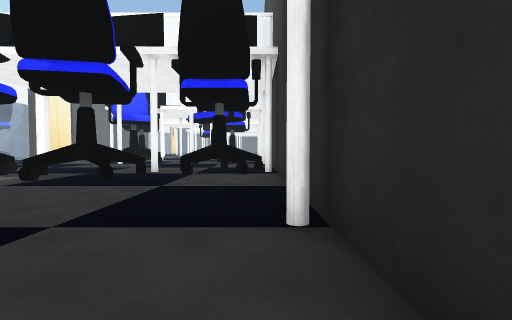
[1] (above)

24 first-person views from a walk through a Unity game level. The camera is 1.2 m above the floor, tilts 2° down and sees 85° across. The floor is counted in squares, 2 m on a side. Each view is taken from the middle of a square. On the plan, view 1 faces up. The plan holds only what a view shows up to about 9 squares ahead; the rest is blank. The place goes on beyond the plan. Some animated figures are not drawn.

[2]
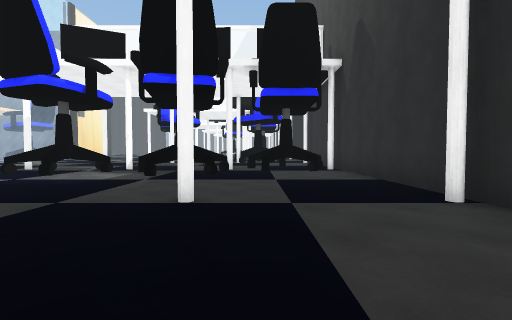

[3]
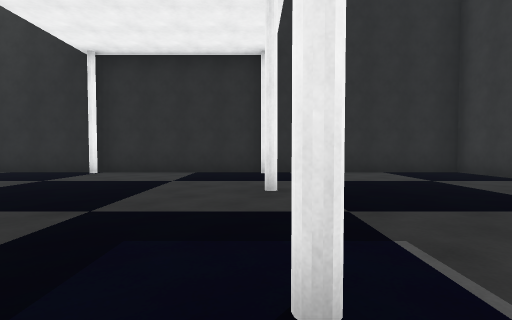

[4]
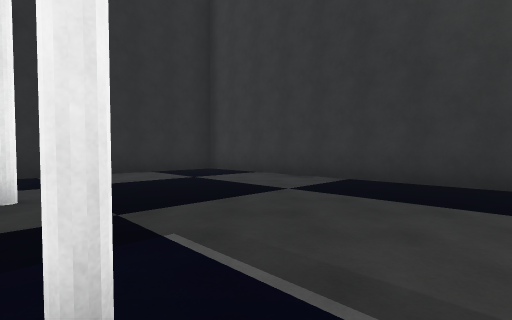

[5]
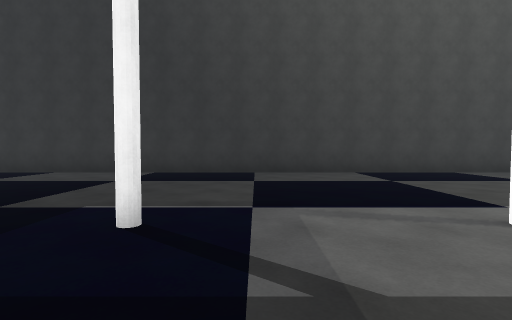

[6]
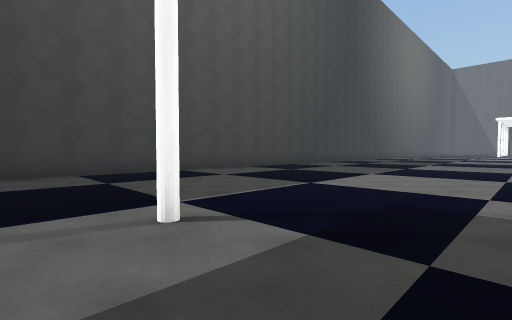

[7]
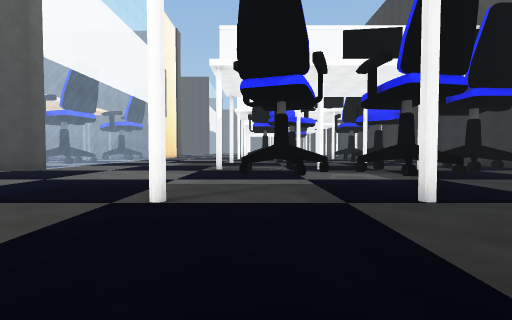

[8]
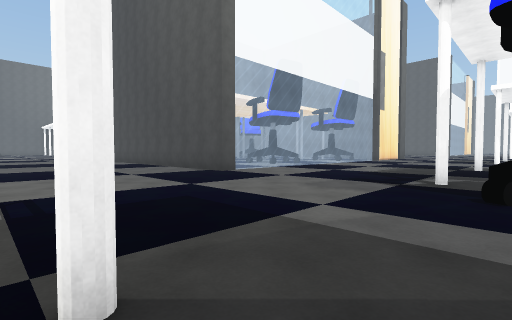

[9]
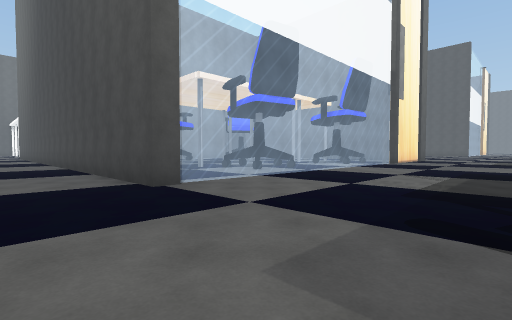

[10]
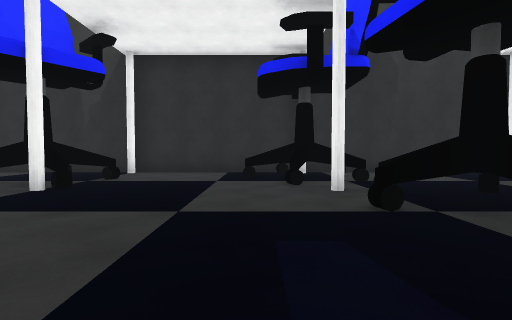

[11]
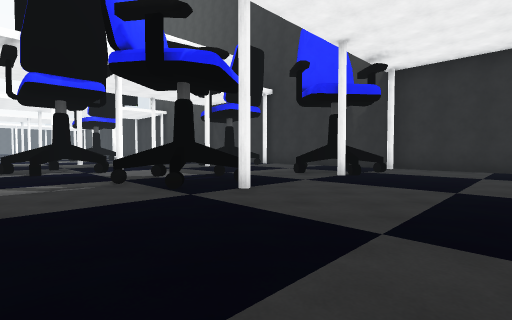

[12]
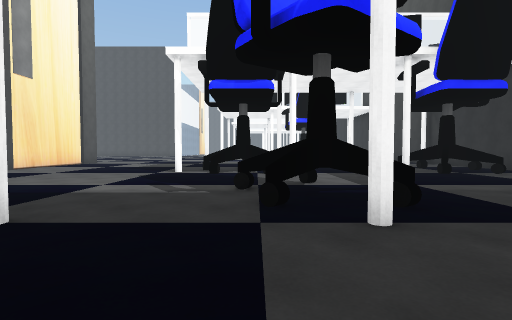

[13]
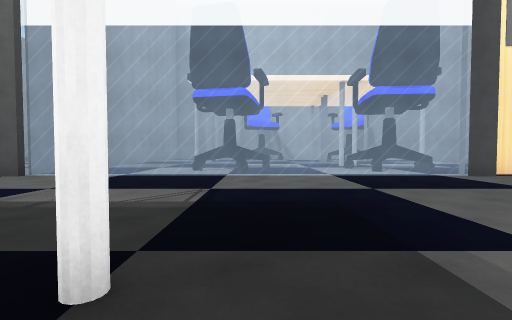

[14]
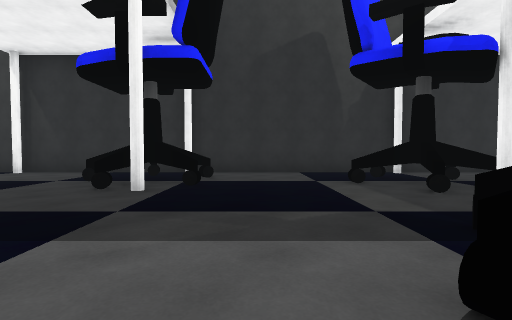

[15]
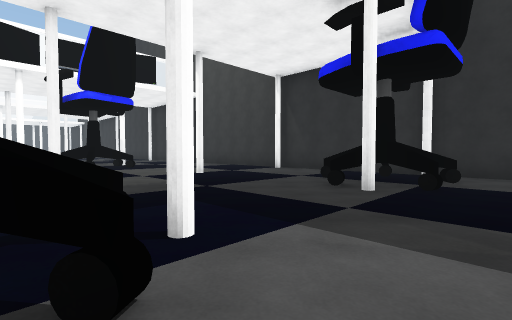

[16]
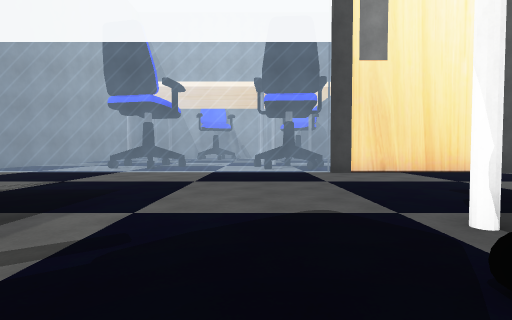

[17]
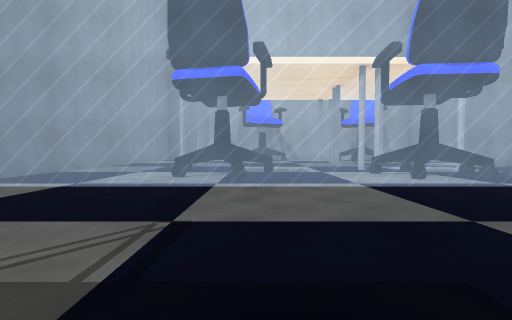

[18]
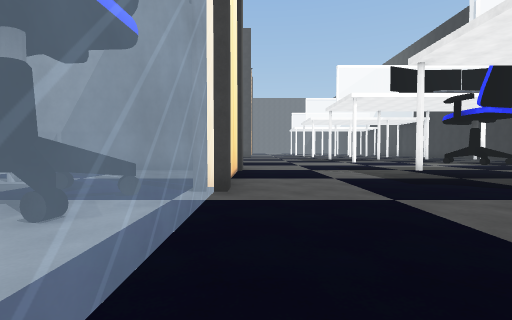

[19]
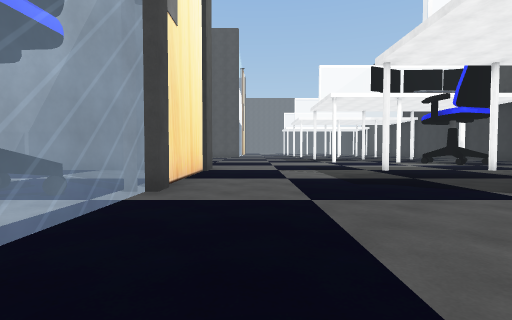

[20]
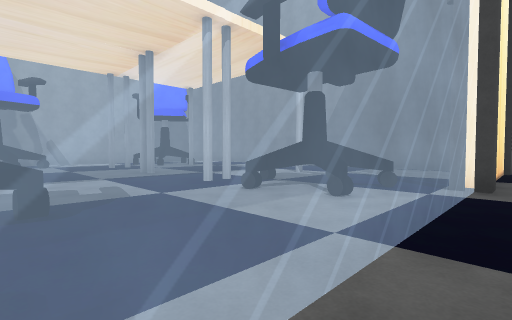

[21]
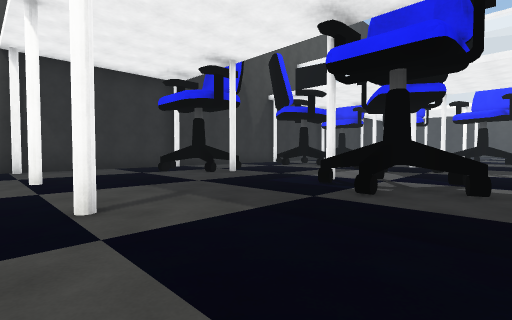

[22]
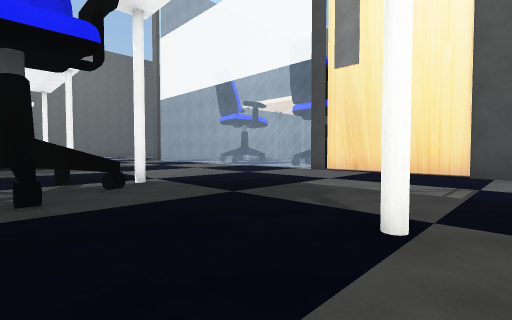

[23]
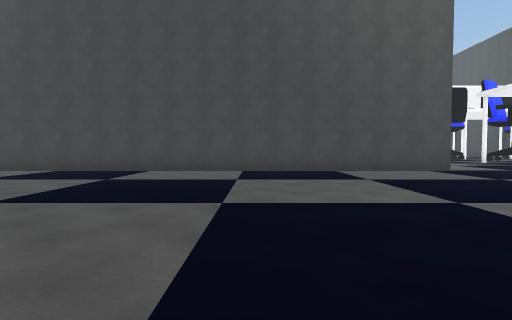

[24]
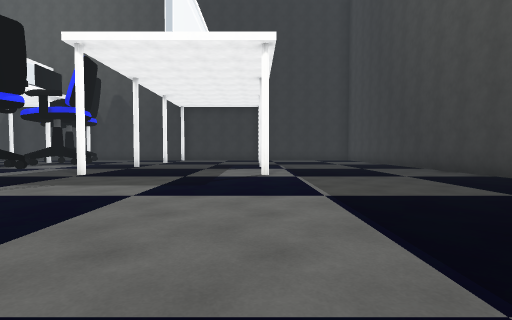

### Floor plan
Key: @ floor where view 1 was taken; # wall or solid block; x gap in a wall; . main floor; : floor 1 m higher than the main floor; = window, fence, low wall or low ledge; T thing the floor can be seen under or through.
Columns run from 27 left of view 1 to 1 right of it. Each row starts with its distance up from view 1.
 23       #######...............#
 22          ...#.....#..#..#...#
 21        .....#...............#
 20        .....#...............#
 19       ..#...#.......#....#..#
 18      .....TT=......###...##x#
 17      ...#xTT=......##....##.#
 16    .......T==...............#
 15   ..........=........:......#
 14   #=........=.......###..#..#
 13   #    ...##=.......##..###.#
 12         . ##=.....#.....#.#x#
 11         .##==...............#
 10         ....=...............#
  9         ....=.............#.#
  8             =.....#.....TT###
  7 #############......#TTTTTT.##
  6  ..................##..TT...#
  5  ...........................#
  4   ..........................#
  3    .........................#
  2     ..............#..#..#...#
  1      .....    ..............#
  0       ............... .....@#
 -1        ..............  .....#
 -2         ..........#..#..#...#
 -3          ...................#
 -4           ..................#
 -5            .................#
 -6             ................#
 -7              ...............#
 -8              ################

Where each view was taken, in squares from view 1:
view 1: 0 up, 0 right, facing up
view 2: 1 down, 2 left, facing up
view 3: 2 down, 7 left, facing right
view 4: 2 down, 7 left, facing down-right
view 5: 0 up, 7 left, facing down
view 6: 0 up, 8 left, facing down-left
view 7: 1 down, 8 left, facing up
view 8: 2 up, 8 left, facing up-left
view 9: 5 up, 10 left, facing up-left
view 10: 9 up, 7 left, facing right
view 11: 9 up, 9 left, facing up-right
view 12: 10 up, 7 left, facing up
view 13: 13 up, 8 left, facing left
view 14: 16 up, 7 left, facing right
view 15: 16 up, 7 left, facing up-right
view 16: 16 up, 7 left, facing left
view 17: 13 up, 10 left, facing left
view 18: 14 up, 14 left, facing up
view 19: 14 up, 13 left, facing up
view 20: 13 up, 14 left, facing up-left
view 21: 23 up, 9 left, facing down-right
view 22: 23 up, 7 left, facing down-left
view 23: 1 down, 20 left, facing up
view 24: 2 down, 16 left, facing right
